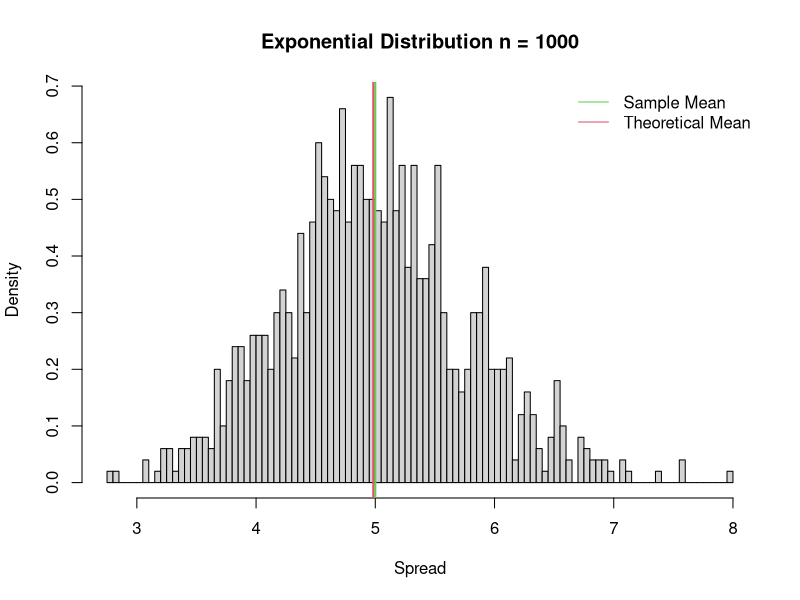
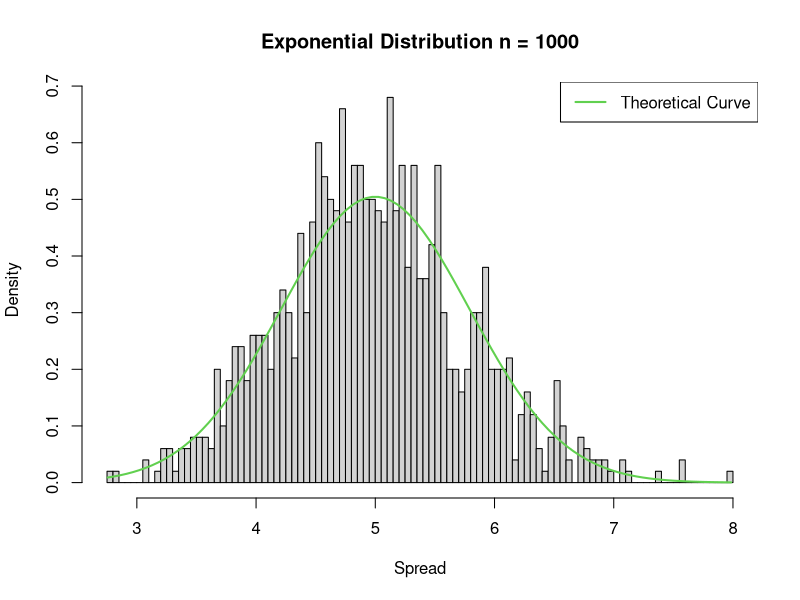
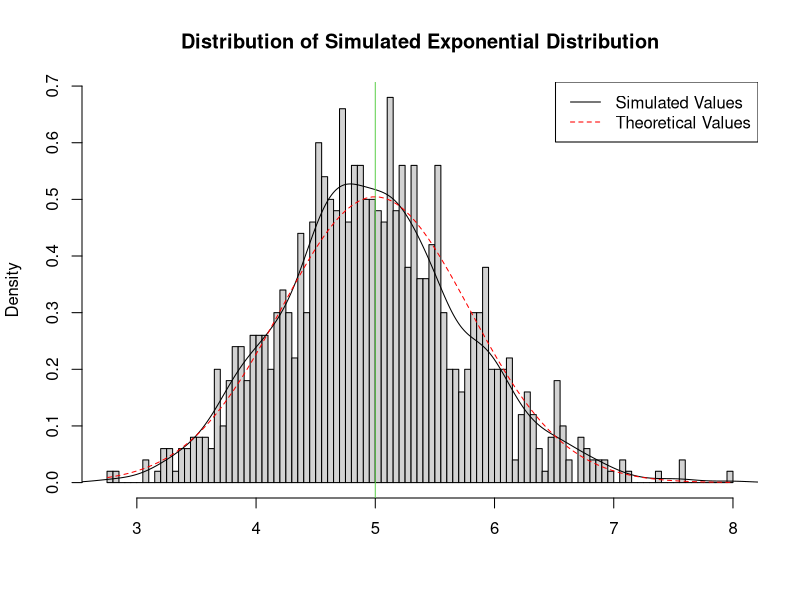
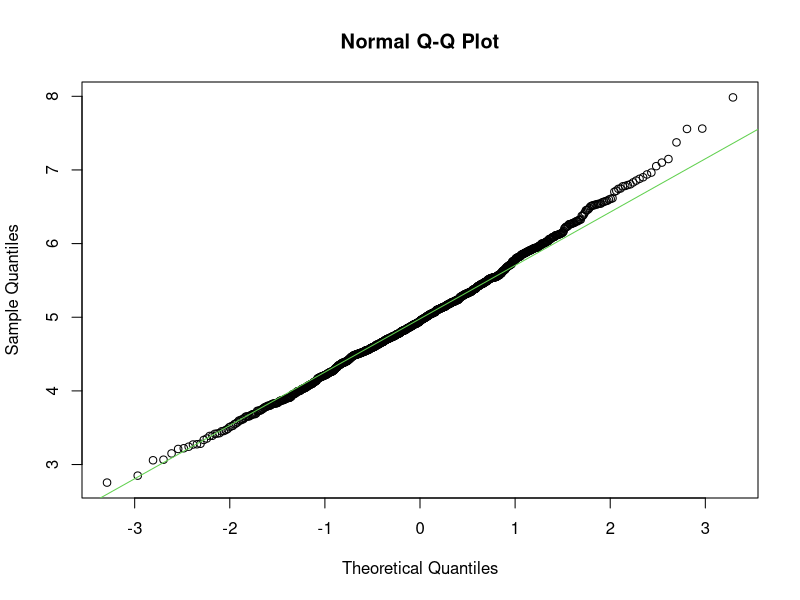

Write R code to recreate these figures, in order.
################################################################################################################################################

rm(list=ls(all=TRUE))
library(ggplot2)
library(knitr)

#######################################################################################################################################################
## In this project you will investigate the exponential distribution in R and compare it with the 
## Central Limit Theorem. The exponential distribution can be simulated in R with rexp(n, lambda) 
## where lambda is the rate parameter. The mean of exponential distribution is 1/lambda and the 
## standard deviation is also 1/lambda. Set lambda = 0.2 for all of the simulations. You will investigate 
## the distribution of averages of 40 exponentials. Note that you will need to do a thousand simulations.

## Density, distribution function, quantile function and random generation for the exponential distribution 
## with rate rate (i.e., mean 1/rate) ... rexp(n, rate = 1)
##############################################################################################################################################

lambda = 0.2
n = 40 
nosim = 1000

set.seed(349)

#############################################################################################################################################

exp_sim <- function(n, lambda)
{
  mean(rexp(n,lambda))
}

##########################################################################################################

sim <- data.frame(ncol=2,nrow=1000)
names(sim) <- c("Index","Mean")

for (i in 1:nosim)
{
  sim[i,1] <- i
  sim[i,2] <- exp_sim(n,lambda)
}

#########################################################################################################
## mean of n = 1000

sample_mean <- mean(sim$Mean)
sample_mean

## Theoretical exponential mean of exponential distribution

theor_mean <- 1/lambda
theor_mean

#########################################################################################################
##          

hist(sim$Mean, 
     breaks=100, 
     prob=TRUE, 
     main="Exponential Distribution n = 1000", 
     xlab="Spread")
abline(v = theor_mean, 
       col= 3,
       lwd = 2)
abline(v = sample_mean, 
       col = 2,
       lwd = 2)

legend('topright', c("Sample Mean", "Theoretical Mean"), 
       lty=c(1,1), 
       bty = "n",
       col = c(col=3, col=2))

############################################################################################################################################  

sample_var <- var(sim$Mean)
theor_var <- ((1/lambda)^2)/40

##############################################################################################################################################

hist(sim$Mean, 
     breaks = 100, 
     prob = TRUE, 
     main ="Exponential Distribution n = 1000", 
     xlab ="Spread")
xfit <- seq(min(sim$Mean), max(sim$Mean), length = 100)
yfit <- dnorm(xfit, mean = 1/lambda, sd = (1/lambda/sqrt(40)))
lines(xfit, yfit, pch=22, col = 3, lwd=2)
legend('topright', c("Theoretical Curve"), lty=1,lwd=2, col=3)

###############################################################################################################################################

hist(sim$Mean, 
     breaks = 100, 
     prob = TRUE, 
     main = "Distribution of Simulated Exponential Distribution", xlab="")
lines(density(sim$Mean))
abline(v = 1/lambda, col = 3)
xfit <- seq(min(sim$Mean), max(sim$Mean), length = 100)
yfit <- dnorm(xfit, mean = 1/lambda, sd = (1/lambda/sqrt(40)))
lines(xfit, yfit, pch=22, col="red", lty=2)
legend('topright', c("Simulated Values", "Theoretical Values"), lty=c(1,2), col=c("black", "red"))

###################################################################################################################################################

qqnorm(sim$Mean, 
       main="Normal Q-Q Plot")
qqline(sim$Mean, 
       col="3")